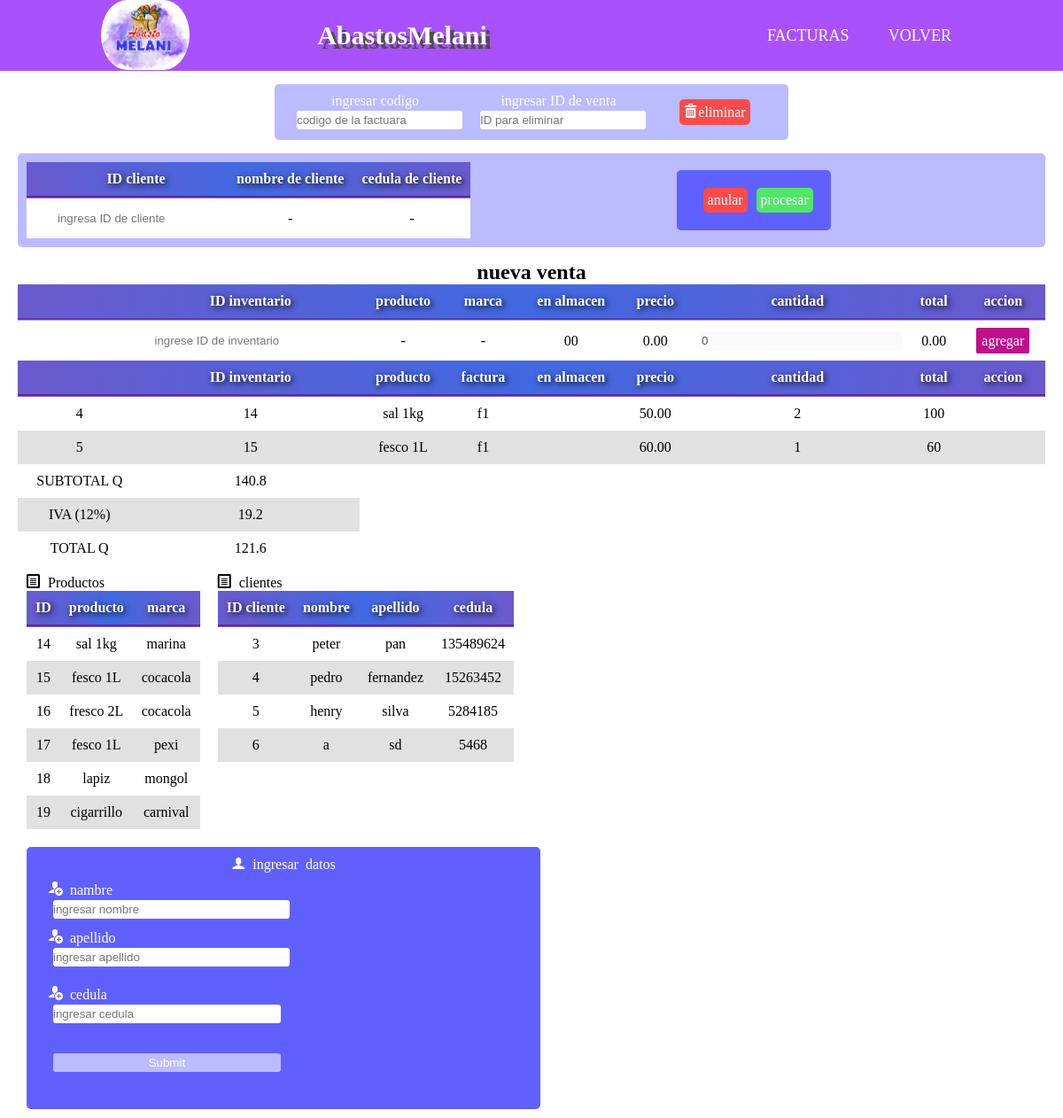
The app's page /venta.php with its own data.
### tables this page shows
CREATE TABLE `temporal_venta` (
  `ID_teve` int(11) NOT NULL AUTO_INCREMENT,
  `codi_fact` varchar(20) NOT NULL,
  `ID_inve` int(11) NOT NULL,
  `cant_teve` int(11) NOT NULL,
  `total_teve` decimal(10,2) NOT NULL DEFAULT 1.00,
  PRIMARY KEY (`ID_teve`),
  KEY `ID_inve` (`ID_inve`)
);

CREATE TABLE `inventario` (
  `ID_inve` int(11) NOT NULL AUTO_INCREMENT,
  `date_inve` date NOT NULL,
  `cadu_inve` date NOT NULL,
  `name_inve` varchar(100) NOT NULL,
  `mark_inve` varchar(100) NOT NULL,
  `alma_inve` int(11) NOT NULL,
  `prec_inve` decimal(10,2) NOT NULL,
  PRIMARY KEY (`ID_inve`)
);

CREATE TABLE `empresa` (
  `ID_empr` int(11) NOT NULL AUTO_INCREMENT,
  `name_empr` varchar(50) NOT NULL DEFAULT 'Avastos melani',
  `iva_empr` decimal(12,0) NOT NULL,
  PRIMARY KEY (`ID_empr`)
);

CREATE TABLE `cliente` (
  `ID_clie` int(11) NOT NULL AUTO_INCREMENT,
  `name_clie` varchar(50) NOT NULL,
  `apel_clie` varchar(50) NOT NULL,
  `cedu_clie` varchar(50) NOT NULL,
  PRIMARY KEY (`ID_clie`)
);

### productos/clases.php (called while the page is built, shortened)
<?php
class Inventario{
    private $con;
    public function __construct()
    {
        $this->con = mysqli_connect('localhost','root','','abastos_melani');
    }
    public function produ(){
        $sql = "SELECT * FROM inventario";
        $datos = mysqli_query($this->con,$sql);
        include('productos/view/tabla_produ.php');
    }
}
class cliente{
    private $con;
    public function __construct(){
        $this->con = mysqli_connect('localhost','root','','abastos_melani');
    }
    public function view(){
        $sql = "SELECT * FROM cliente";
        $datos = mysqli_query($this->con,$sql);
        include('productos/view/tabla_clie.php');
    }
}
class temporal_venta{
    private $con;
    public function __construct(){
        $this->con = mysqli_connect('localhost','root','','abastos_melani');
    }
    public function view(){
        $sql = "SELECT * FROM temporal_venta INNER JOIN inventario ON temporal_venta.ID_inve = inventario.ID_inve";
        $datos = mysqli_query($this->con,$sql);
        include('productos/view/view_ven.php');
    }
}
?>

### productos/view/tabla_produ.php (the view)
<div class="conten_tabla">
    <div><span class="icon icon-file-text"> Productos</span></div>
    <table>
        <thead>
            <tr>
                <th>ID</th>
                <th>producto</th>
                <th>marca</th>
            </tr>
        </thead>
        <tbody>
        <?php
            if(mysqli_num_rows($datos) > 0)
            {
                while($row = mysqli_fetch_array($datos))
                {
        ?>
        <tr>
            <td><?php  echo $row['ID_inve']?></td>
            <td><?php  echo $row['name_inve']?></td>
            <td><?php  echo $row['mark_inve']?></td>
        </tr>
        <?php
                    }
                }
        ?>
        </tbody>
    </table>
</div>

### productos/view/view_ven.php (shortened to what this page needs)
<div>
    <div class="conten_info" type="button">
        <div class="codi">
            <p>ingresar codigo</p>
            <input type="text" name="codi_fact" id="codi_fact" value=""  placeholder="codigo de la factuara">
        </div>
        <div class="ID">
            <p>ingresar ID de venta</p>
            <input type="text" name="ID_teve" id="ID_teve" value=""  placeholder="ID para eliminar">
        </div>
        <div class="eliminar">
            <div><a class="link" id="eliminar" href="#"><span class="icon icon-bin"></span>eliminar</a></div>
        </div>
    </div>
    <div class="conten_clie" type="button">
        <div>
        <table>
                <thead>
                    <tr>
                        <th></th>
                        <th>ID cliente</th>
                        <th>nombre de cliente</th>
                        <th>cedula de cliente</th>
                    </tr>
                </thead>
                <tr>
                    <td></td>
                    <td><input type="int" name="ID_clie" id="ID_clie" placeholder="ingresa ID de cliente"></td>
                    <td id="name_clie">-</td>
                    <td id="cedu_clie">-</td>
                </tr>
        </table>
        </div>
        <div class="button">
            <div class="anular">
                <div><a class="link" id="anular" href="#">anular</a></div>
            </div>
            <div class="procesar">
                <div><a class="link" id="procesar" href="#">procesar</a></div>
            </div>
        </div>
    </div>
</div>
<div>
    <h2 class="titu_1">nueva venta</h2>
        <table class="table">
            <thead class="thead">
                <tr class="tr">
                    <th></th>
                    <th class="th">ID inventario</th>
                    <th class="th">producto</th>
                    <th class="th">marca</th>
                    <th class="th">en almacen</th>
                    <th class="th">precio</th>
                    <th class="th">cantidad</th>
                    <th class="th">total</th>
                    <th class="th">accion</th>
                </tr>
            </thead>
            <tr class="tr">
                <td></td>
                <td class="td"><input class="form-control form-control-sm" type="int" name="ID_inve" id="ID_inve" placeholder="ingrese ID de inventario"></td>
                <td class="td" id="name_inve">-</td>
                <td class="td" id="mark_inve">-</td>
                <td class="td" id="alma_inve">00</td>
                <td class="td" id="prec_inve">0.00</td>
                <td class="td"><input class="form-control form-control-sm" type="text" name="num_ven" id="num_ven" value="0" min="1" disabled></td>
                <td class="td" id="prec_ven">0.00</td>
                <td class="td"><a class="agregar ass" href="#" id="agregar">agregar</a></td>
            </tr>
            <thead class="thead">
                <tr class="tr">
                    <th></th>
                    <th class="th">ID inventario</th>
                    <th class="th">producto</th>
                    <th class="th">factura</th>
                    <th class="th">en almacen</th>
                    <th class="th">precio</th>
                    <th class="th">cantidad</th>
                    <th class="th">total</th>
                    <th class="th">accion</th>
                </tr>
            </thead>
            <tbody id="detalle_ven">
            <?php
                if(mysqli_num_rows($datos) > 0)
                {
                    $query_iva = mysqli_query($this->con,"SELECT iva_empr FROM empresa");
                    $result_iva = mysqli_num_rows($query_iva);
                    $sup_total = 0;
                    $iva = 0;
                    $total = 0;
                    if($result_iva > 0){
                        $info_iva = mysqli_fetch_assoc($query_iva);
                        $iva = $info_iva['iva_empr'];
                    }
                    while($row = mysqli_fetch_array($datos))
                    {
                        $prec_total = round($row['cant_teve'] * $row['total_teve'], 2);
                        $sup_total = round($sup_total + $prec_total, 2);
                        $sup_total = round($total + $sup_total, 2);
            ?>
                <tr class="tr">
                    <td class="td"><?php echo $row['ID_teve']?></td>
                    <td class="td"><?php echo $row['ID_inve']?></td>
                    <td class="td"><?php echo $row['name_inve']?></td>
                    <td class="td"><?php echo $row['codi_fact']?> </td>
                    <td class="td"></td>
                    <td class="td"><?php echo $row['total_teve']?></td>
                    <td class="td"><?php echo $row['cant_teve']?></td>
                    <td class="td"><?php echo $prec_total?></td>
                    <td class="td">
                    </td>
                </tr>
            <?php
            }
                        $inpues = round($sup_total * ($iva / 100), 2);
                        $tl_sniva = round($sup_total - $inpues, 2);
                        $total = round($tl_sniva - $inpues, 2);
            ?>
            </tbody>
            <tfoot id="detalle_total">
                <tr class="tr">
                <td class="td">SUBTOTAL Q</td>
                <td class="td"><?php echo $tl_sniva?></td>
                </tr>
                <tr class="tr">
                <td class="td">IVA (<?php echo $iva?>%)</td>
                <td class="td"><?php echo $inpues?></td>
                </tr>
                <tr class="tr">
                <td class="td">TOTAL Q</td>
                <td class="td"><?php echo $total?></td>
                </tr>
                <?php
                }
                ?>
            </tfoot>
        </table>
    </div>

### productos/view/tabla_clie.php
<div class="conten_tabla">
    <div><span class="icon icon-file-text"> clientes</span></div>
    <table>
        <thead>
            <tr>
                <th>ID cliente</th>
                <th>nombre</th>
                <th>apellido</th>
                <th>cedula</th>
            </tr>
        </thead>
        <tbody>
        <?php
            if(mysqli_num_rows($datos) > 0)
            {
                while($row = mysqli_fetch_array($datos))
                {
        ?>
        <tr>
            <td><?php  echo $row['ID_clie']?></td>
            <td><?php  echo $row['name_clie']?></td>
            <td><?php  echo $row['apel_clie']?></td>
            <td><?php  echo $row['cedu_clie']?></td>
        </tr>
        <?php
                    }
                }
        ?>
        </tbody>
    </table>
</div>

### css/estilos_menu.css (style rules this page uses)
* { margin: 0; box-sizing: border-box; }
body { padding: 90px 20px 0; }

### css/estilos_invea.css (style rules this page uses)
.link { color: #ffffff; text-decoration: none; }
.conten_tabla { display: inline-block; margin: 10px; }
table { background-color: white; text-align: center; border-collapse: collapse; width: 100%; }
th { padding: 10px; color: rgb(255, 255, 255); text-shadow: 2px 2px 7px rgb(0, 0, 0); }
td { padding: 10px; }
thead { background-image: linear-gradient(to left, #6A5ACD,#4169E1,#6A5ACD); border-bottom: solid 3px #50007559; }
tr:nth-child(even) { background-color: #dddd; }
input { border-radius: 5px; margin: 2px 5px; padding: 5px; right: 100%; }

### css/estilos_ven.css (style rules this page uses)
.conten_info { width: 50%; display: flex; background: #bbbbff; padding: 10px; margin: 5px auto; border-radius: 5px; }
.codi { text-align: center; display: flex; flex-flow: column; color: #ffffff; margin: 0 10px; }
.ID { text-align: center; display: flex; flex-flow: column; color: #ffffff; margin: 0 10px; }
.eliminar { margin: auto; padding: 5px; background: #fc4b4b; border-radius: 5px; }
.conten_clie { background: #bbbbff; margin: 15px 0; padding: 10px; display: flex; flex-wrap: wrap; border-radius: 5px; }
.button { display: flex; flex-flow: row; margin: auto; background: #6060ff; padding: 20px; border-radius: 5px; }
.anular { margin: 0 10px; padding: 5px; background: #fc4b4b; border-radius: 5px; }
.procesar { padding: 5px; background: #51e66a; border-radius: 5px; }
input, select, button { border: 0; width: 100%; border-radius: 3px; padding: 3px 0; outline: 0; }
.titu_1 { text-align: center; font-family: cursive; }

### css/botone.css (style rules this page uses)
.ass { text-decoration: none; border: 1px solid rgb(192, 15, 139); background-color: rgb(192, 15, 139); color: white; padding: 5px; border-radius: 2px; }

### records on screen
temporal_venta: ID_teve "4", ID_inve.ID_inve "14", ID_inve.name_inve "sal 1kg", codi_fact "f1", total_teve "50.00", cant_teve "2", prec_total "100"
temporal_venta: ID_teve "5", ID_inve.ID_inve "15", ID_inve.name_inve "fesco 1L", codi_fact "f1", total_teve "60.00", cant_teve "1", prec_total "60"
empresa: iva_empr "12"
inventario: ID_inve "14", name_inve "sal 1kg", mark_inve "marina"
inventario: ID_inve "15", name_inve "fesco 1L", mark_inve "cocacola"
inventario: ID_inve "16", name_inve "fresco 2L", mark_inve "cocacola"
inventario: ID_inve "17", name_inve "fesco 1L", mark_inve "pexi"
inventario: ID_inve "18", name_inve "lapiz", mark_inve "mongol"
inventario: ID_inve "19", name_inve "cigarrillo", mark_inve "carnival"
cliente: ID_clie "3", name_clie "peter", apel_clie "pan", cedu_clie "135489624"
cliente: ID_clie "4", name_clie "pedro", apel_clie "fernandez", cedu_clie "15263452"
cliente: ID_clie "5", name_clie "henry", apel_clie "silva", cedu_clie "5284185"
cliente: ID_clie "6", name_clie "a", apel_clie "sd", cedu_clie "5468"

### other values on screen
$tl_sniva "140.8"
$inpues "19.2"
$total "121.6"
